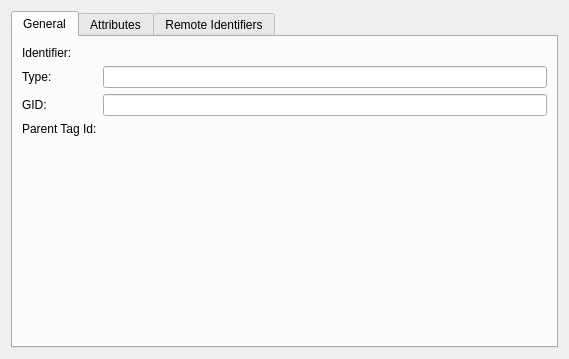
<?xml version="1.0" encoding="UTF-8"?>
<ui version="4.0">
 <class>TagPropertiesDialog</class>
 <widget class="QWidget" name="TagPropertiesDialog">
  <property name="geometry">
   <rect>
    <x>0</x>
    <y>0</y>
    <width>569</width>
    <height>359</height>
   </rect>
  </property>
  <layout class="QGridLayout" name="gridLayout">
   <item row="0" column="1">
    <widget class="QTabWidget" name="tabWidget">
     <property name="currentIndex">
      <number>0</number>
     </property>
     <widget class="QWidget" name="generalTab">
      <attribute name="title">
       <string>General</string>
      </attribute>
      <layout class="QFormLayout" name="formLayout">
       <item row="1" column="0">
        <widget class="QLabel" name="idLabelBuddy">
         <property name="text">
          <string>Identifier:</string>
         </property>
        </widget>
       </item>
       <item row="1" column="1">
        <widget class="QLabel" name="idLabel">
         <property name="text">
          <string/>
         </property>
        </widget>
       </item>
       <item row="3" column="0">
        <widget class="QLabel" name="label_2">
         <property name="text">
          <string>GID:</string>
         </property>
        </widget>
       </item>
       <item row="3" column="1">
        <widget class="KLineEdit" name="gidEdit"/>
       </item>
       <item row="4" column="0">
        <widget class="QLabel" name="parentIdLabelBuddy">
         <property name="text">
          <string>Parent Tag Id:</string>
         </property>
        </widget>
       </item>
       <item row="4" column="1">
        <widget class="QLabel" name="parentIdLabel">
         <property name="text">
          <string/>
         </property>
        </widget>
       </item>
       <item row="2" column="0">
        <widget class="QLabel" name="label_4">
         <property name="text">
          <string>Type:</string>
         </property>
        </widget>
       </item>
       <item row="2" column="1">
        <widget class="KLineEdit" name="typeEdit"/>
       </item>
      </layout>
     </widget>
     <widget class="QWidget" name="attributesTab">
      <attribute name="title">
       <string>Attributes</string>
      </attribute>
      <layout class="QGridLayout" name="gridLayout_2">
       <item row="1" column="0">
        <widget class="KLineEdit" name="newAttrEdit">
         <property name="placeholderText">
          <string>New Attribute</string>
         </property>
        </widget>
       </item>
       <item row="1" column="1">
        <widget class="QPushButton" name="addAttrButton">
         <property name="text">
          <string>&amp;Add</string>
         </property>
        </widget>
       </item>
       <item row="1" column="2">
        <widget class="QPushButton" name="deleteAttrButton">
         <property name="text">
          <string>&amp;Remove</string>
         </property>
        </widget>
       </item>
       <item row="0" column="0" colspan="3">
        <widget class="QTreeView" name="attrsView"/>
       </item>
      </layout>
     </widget>
     <widget class="QWidget" name="remoteIDsTab">
      <attribute name="title">
       <string>Remote Identifiers</string>
      </attribute>
      <layout class="QGridLayout" name="gridLayout_3" rowstretch="0,1,0,0,0">
       <item row="4" column="0">
        <widget class="KLineEdit" name="newRIDEdit"/>
       </item>
       <item row="4" column="2">
        <widget class="QPushButton" name="deleteRIDButton">
         <property name="text">
          <string>&amp;Remove</string>
         </property>
        </widget>
       </item>
       <item row="1" column="0" rowspan="3" colspan="3">
        <widget class="QTreeView" name="ridsView"/>
       </item>
       <item row="4" column="1">
        <widget class="QPushButton" name="addRIDButton">
         <property name="text">
          <string>&amp;Add</string>
         </property>
        </widget>
       </item>
       <item row="0" column="0">
        <widget class="QLabel" name="label_5">
         <property name="palette">
          <palette>
           <active>
            <colorrole role="WindowText">
             <brush brushstyle="SolidPattern">
              <color alpha="255">
               <red>255</red>
               <green>0</green>
               <blue>0</blue>
              </color>
             </brush>
            </colorrole>
            <colorrole role="Text">
             <brush brushstyle="SolidPattern">
              <color alpha="255">
               <red>255</red>
               <green>0</green>
               <blue>0</blue>
              </color>
             </brush>
            </colorrole>
            <colorrole role="ButtonText">
             <brush brushstyle="SolidPattern">
              <color alpha="255">
               <red>255</red>
               <green>0</green>
               <blue>0</blue>
              </color>
             </brush>
            </colorrole>
           </active>
           <inactive>
            <colorrole role="WindowText">
             <brush brushstyle="SolidPattern">
              <color alpha="255">
               <red>255</red>
               <green>0</green>
               <blue>0</blue>
              </color>
             </brush>
            </colorrole>
            <colorrole role="Text">
             <brush brushstyle="SolidPattern">
              <color alpha="255">
               <red>255</red>
               <green>0</green>
               <blue>0</blue>
              </color>
             </brush>
            </colorrole>
            <colorrole role="ButtonText">
             <brush brushstyle="SolidPattern">
              <color alpha="255">
               <red>255</red>
               <green>0</green>
               <blue>0</blue>
              </color>
             </brush>
            </colorrole>
           </inactive>
           <disabled>
            <colorrole role="WindowText">
             <brush brushstyle="SolidPattern">
              <color alpha="255">
               <red>96</red>
               <green>95</green>
               <blue>94</blue>
              </color>
             </brush>
            </colorrole>
            <colorrole role="Text">
             <brush brushstyle="SolidPattern">
              <color alpha="255">
               <red>83</red>
               <green>82</green>
               <blue>81</blue>
              </color>
             </brush>
            </colorrole>
            <colorrole role="ButtonText">
             <brush brushstyle="SolidPattern">
              <color alpha="255">
               <red>108</red>
               <green>106</green>
               <blue>105</blue>
              </color>
             </brush>
            </colorrole>
           </disabled>
          </palette>
         </property>
         <property name="font">
          <font>
           <weight>75</weight>
           <bold>true</bold>
          </font>
         </property>
         <property name="text">
          <string>Do not even think about changing anything in here!</string>
         </property>
        </widget>
       </item>
      </layout>
     </widget>
    </widget>
   </item>
  </layout>
 </widget>
 <customwidgets>
  <customwidget>
   <class>KLineEdit</class>
   <extends>QLineEdit</extends>
   <header>klineedit.h</header>
  </customwidget>
 </customwidgets>
 <resources/>
 <connections/>
</ui>
